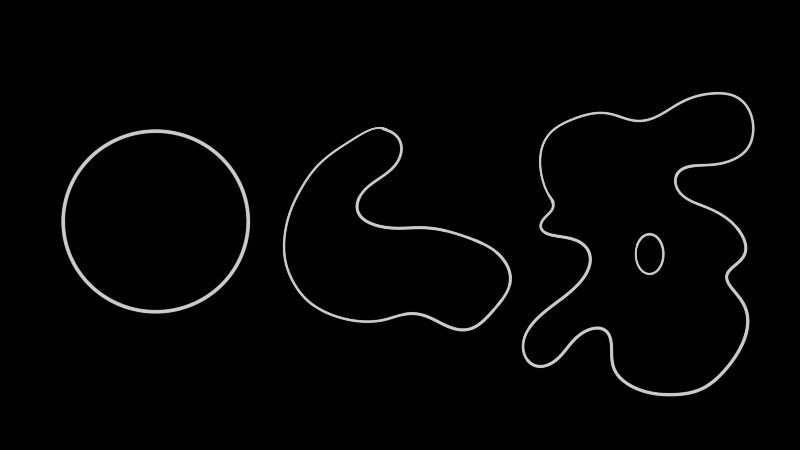
#> input picture Practicum 3/image-1.png, 800 x 450 px, found by its file name
$ python P3.py
#> lines starting #> are read from the running program, lines starting #| are printed output that depends on the picture
import numpy as np
import matplotlib.pyplot as plt

def convolve(image: np.array, kernel: np.array) -> np.array:
    imageX, imageY, kernelX, kernelY = *image.shape, *kernel.shape
    resultX, resultY = imageX - kernelX + 1, imageY - kernelY + 1
    result = np.zeros((resultX, resultY), dtype = kernel.dtype)
    for i in range(resultX):
        for j in range(resultY):
            result[i, j] = (kernel * image[i : i + kernelX, j : j + kernelY]).sum()
    return result


def gradCalculation(image):
    sobelX = np.array([[-1, 0, 1],[-2, 0, 2],[-1, 0, 1]])
    sobelY = np.array([[1, 2, 1],[0, 0, 0],[-1, -2, -1]])
    gradX = convolve(image, sobelX)
    gradY = convolve(image, sobelY)

    abs_grad_x=np.abs(gradX).astype('uint8')
    abs_grad_y=np.abs(gradY).astype('uint8')

    theta = np.arctan2(abs_grad_x, abs_grad_y)
    grad = (abs_grad_y * 0.5 + abs_grad_y * 0.5).astype("uint8")
    #grad_squared = grad**2
    return grad

def my_snake(image):

    origin1 = (149,214)


    return 0


image = plt.imread("E:\\CSCI 4261\\Practicum 3\\image-1.png")
#> image is the input picture: shape (450, 800, 4) float32; mean R, G, B, A 0.0172, 0.0172, 0.0172, 1
pixel_values = image.reshape((-1, 3))
pixel_values = np.float32(pixel_values)
print(image.ndim)
#| 3
output = gradCalculation(pixel_values)

plt.figure()
plt.imshow(output)
plt.show()
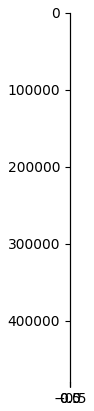
#> figure drawn by matplotlib, 1 panel
